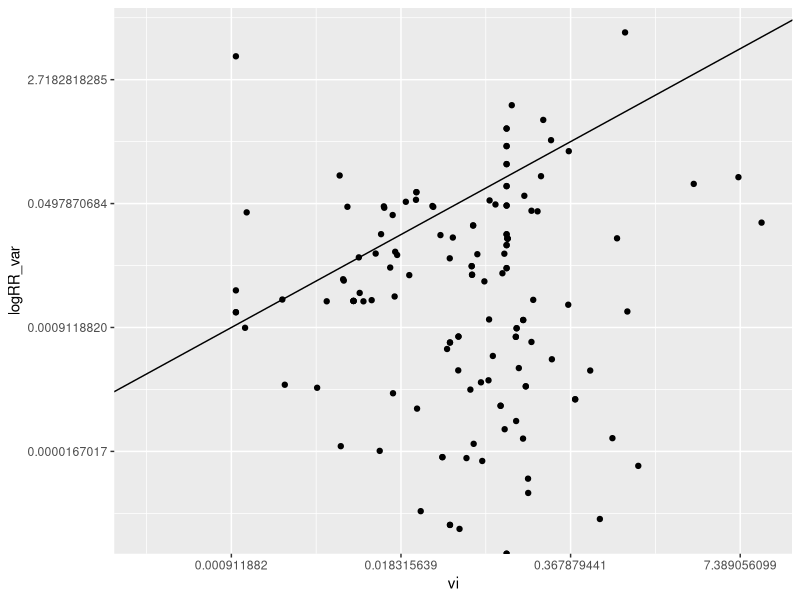

Source code (R):
#script to prepare data for different analyses:
#1- dataset for meta-analyses
#2 - spatial data for maps etc
#3 - dataset for rainfall bias etc

rm(list = ls())

library(tidyverse)
library(metafor)
library(tidyr)

#read in .csv file with soil fauna data
crit_appraisal<- read_csv("data/critical_appraisal_2023_05_29.csv")
sites<- read_csv("data/site_data_2023_05_29.csv")
fact_table<- read_csv("data/fact_table_2023_05_29.csv")
taxonomy<- read_csv("data/taxonomy.csv")
body_length<- read_csv("data/body_length.csv")
body_width<- read_csv("data/body_width.csv")


#---------------------------------------------------
#1 - format datasets for meta-analysis
#---------------------------------------------------

#clean dataset
fact_table <- fact_table %>%
  mutate(
    #remove disturbance strengths that represent >500% increases in precipitation
    perc_annual_dist = if_else(perc_annual_dist < 500, perc_annual_dist, NA_real_),
    perc_during_dist = if_else(perc_during_dist < 500, perc_during_dist, NA_real_),
    #change all variances that are 0 to NA
    control_var = if_else(control_var !=0, control_var, NA_real_),
    dist_var = if_else(dist_var !=0, dist_var, NA_real_),
    #alter format of precipitation change to represent continuous change from increase to decrease
    perc_annual_dist=if_else(perc_annual_dist>100, perc_annual_dist-100, perc_annual_dist*(-1)),
    perc_during_dist=if_else(perc_during_dist>100, perc_during_dist-100, perc_during_dist*(-1)),
    #convert SE to SD
    control_SD=if_else(var_type=="SE", control_var*sqrt(control_n), control_var),
    dist_SD=if_else(var_type=="SE",dist_var*sqrt(dist_n), dist_var)
  )


#join with data from sites and from critical appraisal
fact_table<-fact_table%>%
  left_join(sites,"Site_ID")%>%
  left_join(crit_appraisal,"Study_ID")%>%
  left_join(taxonomy,"Highest_taxonomic_resolution")%>%
  left_join(body_length, by=c('body_length'='Taxonomy'))%>%
  left_join(body_width, by=c('body_width'='Taxonomy'))


#remove columns that we don't use 
col_details<-data.frame(col_name=names(fact_table),
                        col_index=seq(1,116))

fact_table<-select(fact_table,-c(9,10,15,16,21,22,30,33:35,39:48,52:73,75:80,82:91,93:101,103:106,108:109,111:116))

#subset to remove data that represents a subset of other data
fact_table <- filter(fact_table, is_subset == FALSE)

#check to see if any of the means are equal to zero
#control group
fact_table%>%
  group_by(control_av)%>%
  summarise(length(control_av))
#disturbance group
fact_table%>%
  group_by(disturbance_av)%>%
  summarise(length(disturbance_av))

#there are only 19 data points where control or disturbance mean are equal to 0
#so we will exclude these
fact_table<-fact_table%>%
  filter(control_av>0&disturbance_av>0)

#extract year of study
fact_table$Study_ID<-ifelse(fact_table$Study_ID=="Aupic-Samain_2021a","Aupic_Samain_2021a",fact_table$Study_ID)
fact_table$study_year<-parse_number(fact_table$Study_ID,trim_ws = TRUE)

##############################################
#I need to sort this part out################
#############################################

#can I actually use this method to impute variance?

#impute missing SD values
alpha <- 0.05
z_crit <- qnorm(1 - alpha / 2)


fact_table<-fact_table%>%
  mutate(exact_p_val=as.numeric(exact_p_val),
         approx_p_value_numeric=ifelse(approx_p_val==">0.1",median(c(1,0.1)),NA),
         approx_p_value_numeric=ifelse(approx_p_val==">0.09",median(c(1,0.09)),approx_p_value_numeric),
         approx_p_value_numeric=ifelse(approx_p_val==">0.08",median(c(1,0.08)),approx_p_value_numeric),
         approx_p_value_numeric=ifelse(approx_p_val==">0.07",median(c(1,0.07)),approx_p_value_numeric),
         approx_p_value_numeric=ifelse(approx_p_val==">0.06",median(c(1,0.06)),approx_p_value_numeric),
         approx_p_value_numeric=ifelse(approx_p_val==">0.05",median(c(1,0.05)),approx_p_value_numeric),
         approx_p_value_numeric=ifelse(approx_p_val=="<0.1",0.1,approx_p_value_numeric),
         approx_p_value_numeric=ifelse(approx_p_val=="<0.5",0.05,approx_p_value_numeric),
         approx_p_value_numeric=ifelse(approx_p_val=="<0.01",0.01,approx_p_value_numeric),
         approx_p_value_numeric=ifelse(approx_p_val=="<0.001",0.001,approx_p_value_numeric))


#back calculate the pooled SD from means, group sizes, and the p-value based on this 
#code from wolfgang https://gist.github.com/wviechtb/3834b707caf50948f15c314d2a26a84c


fact_table<-fact_table%>%
  mutate(exact_tval=qt(exact_p_val/2, df=control_n+dist_n-2, lower.tail=FALSE),
         exact_pooled_SD=abs((disturbance_av - control_av) / (exact_tval * sqrt(1/dist_n + 1/control_n))),
         approx_tval=qt(approx_p_value_numeric/2, df=control_n+dist_n-2, lower.tail=FALSE),
         approx_pooled_SD=abs((disturbance_av - control_av) / (approx_tval * sqrt(1/dist_n + 1/control_n))),
         pooled_SD_to_use=if_else(!is.na(exact_pooled_SD),exact_pooled_SD,approx_pooled_SD),
         logRR_var=pooled_SD_to_use*((1/(dist_n*(disturbance_av^2)))+(1/(control_n*(control_av^2)))))



#use the recommended method of Nakagawa et al for calculation of variance



#impute values
#based on the median coefficient of variation
#and missing sample sizes based on median sample sizes
control_cv<-median(fact_table$control_SD/fact_table$control_av,na.rm = TRUE)
disturbance_cv<-median(fact_table$dist_SD/fact_table$disturbance_av,na.rm = TRUE)
med_control_n<-median(fact_table$control_n,na.rm = TRUE)
med_dist_n<-median(fact_table$dist_n,na.rm = TRUE)

fact_table<-fact_table%>%
  mutate(control_SD=if_else(is.na(control_SD),control_cv*control_av,control_SD),
         dist_SD=if_else(is.na(dist_SD),disturbance_cv*disturbance_av,dist_SD),
         control_n=if_else(is.na(control_n),med_control_n,control_n),
         dist_n=if_else(is.na(dist_n),med_dist_n,dist_n))

#calculate log response ratio
soil_fauna_rr<- escalc(m2i = control_av, m1i = disturbance_av, n2i = control_n, n1i = dist_n,
                       sd2i = control_SD, sd1i = dist_SD,  measure = "ROM", data = fact_table)


ggplot(soil_fauna_rr,aes(vi,logRR_var))+
  geom_point()+
  geom_abline()+
  scale_x_continuous(trans = "log")+
  scale_y_continuous(trans = "log")

#add variable for the standard error of each effect size for publication bias analysis
soil_fauna_rr$sei <- sqrt(soil_fauna_rr$vi)

#calculate effective sample size for publication bias analysis
soil_fauna_rr$e_n<-with(soil_fauna_rr,(4*(control_n*dist_n)) / (control_n + dist_n))

#calculate the inverse of the "effective sample size" to account for unbalanced sampling for publication bias analysis
soil_fauna_rr$inv_n_tilda <-with(soil_fauna_rr, (control_n + dist_n)/(control_n*dist_n))
soil_fauna_rr$sqrt_inv_n_tilda <- with(soil_fauna_rr, sqrt(inv_n_tilda))


#subset dataset to get variables of interest
# All abundance 
fauna_ab <- filter(soil_fauna_rr, broad_outcome == 'abundance')
# All diversity 
fauna_div <- filter(soil_fauna_rr, broad_outcome == 'alpha diversity')
# Subset to give only studies of each precipitation change and outcome combination
fauna_ab_red <- filter(fauna_ab, disturbance_type == 'drought')
fauna_ab_inc <- filter(fauna_ab, disturbance_type == 'precip_inc')
fauna_div_red <- filter(fauna_div, disturbance_type == 'drought')
fauna_div_inc <- filter(fauna_div, disturbance_type == 'precip_inc')

# Save all these files
write.csv(fauna_ab, "data/abundance_data.csv")
write.csv(fauna_div, "data/diversity_data.csv")
write.csv(fauna_ab_red, "data/abundance_red_data.csv")
write.csv(fauna_ab_inc, "data/abundance_inc_data.csv")
write.csv(fauna_div_red, "data/diversity_red_data.csv")
write.csv(fauna_div_inc, "data/diversity_inc_data.csv")

##################################################################
#2- format spatial data###########################################
##################################################################

#we want data with study details, locations, taxonomic groups/size classes, and disturbance types
